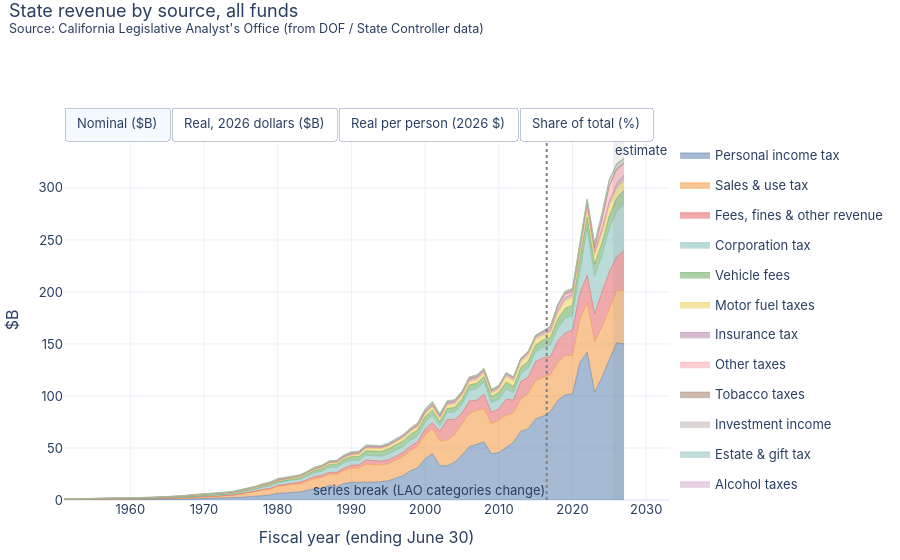

Notebook code cell kept with this figure:
### Markdown cell above
# State Revenue: Where the Money Comes From
General Fund plus special funds. The first chart includes fees and other revenue; the second isolates taxes.

### Code cell
import pandas as pd
import plotly.graph_objects as go
import plotly.io as pio
from ca_taxes.io import PROCESSED
from ca_taxes.deflate import add_views, base_fy, LAST_ACTUAL_FY
from ca_taxes.style import stacked_area_toggle, base_layout, PALETTE, SOURCE_NOTE
pio.renderers.default = "plotly_mimetype"
rev = pd.read_csv(PROCESSED / "state_revenue.csv")
rev = rev[rev.group != "Transfers"]
BREAK = {2016.5: "series break (LAO categories change)"}
allrev = add_views(rev.groupby(["fy", "tax_type"], as_index=False).amount_k.sum())
fig = stacked_area_toggle(allrev, "tax_type", "State revenue by source, all funds", breaks=BREAK)
fig.show()
